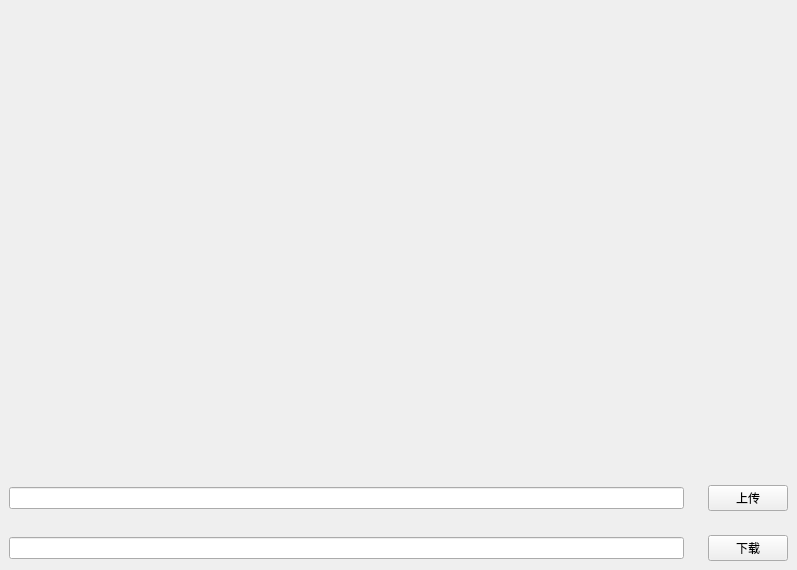
<?xml version="1.0" encoding="UTF-8"?>
<ui version="4.0">
 <class>MainWindow</class>
 <widget class="QMainWindow" name="MainWindow">
  <property name="geometry">
   <rect>
    <x>0</x>
    <y>0</y>
    <width>797</width>
    <height>570</height>
   </rect>
  </property>
  <property name="windowTitle">
   <string>MainWindow</string>
  </property>
  <widget class="QWidget" name="centralwidget">
   <layout class="QGridLayout" name="gridLayout">
    <property name="leftMargin">
     <number>0</number>
    </property>
    <property name="topMargin">
     <number>0</number>
    </property>
    <property name="rightMargin">
     <number>0</number>
    </property>
    <property name="bottomMargin">
     <number>0</number>
    </property>
    <property name="spacing">
     <number>0</number>
    </property>
    <item row="0" column="0">
     <widget class="QWidget" name="widgetBase" native="true">
      <property name="Background" stdset="0">
       <bool>true</bool>
      </property>
      <layout class="QGridLayout" name="gridLayout_2">
       <property name="horizontalSpacing">
        <number>12</number>
       </property>
       <property name="verticalSpacing">
        <number>24</number>
       </property>
       <item row="3" column="0" colspan="2">
        <layout class="QHBoxLayout" name="horizontalLayout">
         <property name="spacing">
          <number>24</number>
         </property>
         <item>
          <widget class="QLineEdit" name="tbDownload"/>
         </item>
         <item>
          <widget class="QPushButton" name="btnDownload">
           <property name="text">
            <string>下载</string>
           </property>
           <property name="Ok" stdset="0">
            <bool>true</bool>
           </property>
          </widget>
         </item>
        </layout>
       </item>
       <item row="2" column="0" colspan="2">
        <layout class="QHBoxLayout" name="horizontalLayout_2">
         <property name="spacing">
          <number>24</number>
         </property>
         <item>
          <widget class="QLineEdit" name="tbUpload"/>
         </item>
         <item>
          <widget class="QPushButton" name="btnUpload">
           <property name="text">
            <string>上传</string>
           </property>
           <property name="Ok" stdset="0">
            <bool>true</bool>
           </property>
          </widget>
         </item>
        </layout>
       </item>
       <item row="0" column="1">
        <widget class="WidgetProgress" name="widgetProgress" native="true">
         <property name="sizePolicy">
          <sizepolicy hsizetype="Expanding" vsizetype="Expanding">
           <horstretch>0</horstretch>
           <verstretch>0</verstretch>
          </sizepolicy>
         </property>
         <property name="minimumSize">
          <size>
           <width>0</width>
           <height>16</height>
          </size>
         </property>
        </widget>
       </item>
       <item row="1" column="1">
        <spacer name="verticalSpacer">
         <property name="orientation">
          <enum>Qt::Vertical</enum>
         </property>
         <property name="sizeType">
          <enum>QSizePolicy::Preferred</enum>
         </property>
         <property name="sizeHint" stdset="0">
          <size>
           <width>20</width>
           <height>40</height>
          </size>
         </property>
        </spacer>
       </item>
      </layout>
     </widget>
    </item>
   </layout>
  </widget>
 </widget>
 <customwidgets>
  <customwidget>
   <class>WidgetProgress</class>
   <extends>QWidget</extends>
   <header>Progress/widgetprogress.h</header>
   <container>1</container>
  </customwidget>
 </customwidgets>
 <resources/>
 <connections/>
</ui>
